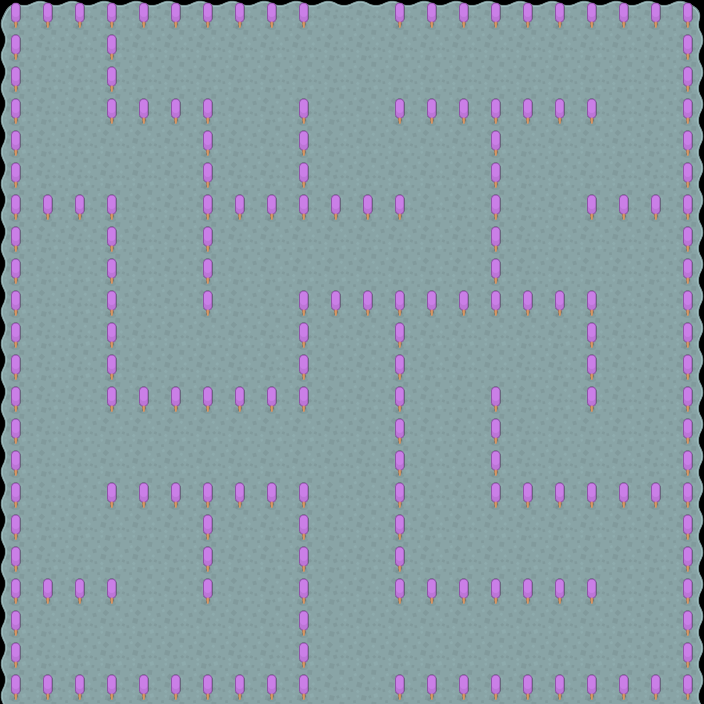

A level layout from a 2D game, rendered from its tile map. Below: a short description, then the map file with its tile-grid data intact:
An orthogonal 22x22 tile map with 32x32 px tiles, 2 tile layers (Tile Layer 1, Trees).

<map version="1.0" orientation="orthogonal" renderorder="right-down" width="22" height="22" tilewidth="32" tileheight="32" nextobjectid="1">
 <tileset firstgid="1" name="mapPack_tilesheet" tilewidth="32" tileheight="32" tilecount="204" columns="17">
  <image source="../Tilesheet/mapPack_tilesheet_small.png" width="544" height="384" />
 </tileset>
 <layer name="Tile Layer 1" width="22" height="22">
  <data encoding="csv">
11,12,12,12,12,12,12,12,12,12,12,12,12,12,12,12,12,12,12,12,12,13,
28,29,29,29,29,29,29,29,29,29,29,29,29,29,29,29,29,29,29,29,29,30,
28,29,29,29,29,29,29,29,29,29,29,29,29,29,29,29,29,29,29,29,29,30,
28,29,29,29,29,29,29,29,29,29,29,29,29,29,29,29,29,29,29,29,29,30,
28,29,29,29,29,29,29,29,29,29,29,29,29,29,29,29,29,29,29,29,29,30,
28,29,29,29,29,29,29,29,29,29,29,29,29,29,29,29,29,29,29,29,29,30,
28,29,29,29,29,29,29,29,29,29,29,29,29,29,29,29,29,29,29,29,29,30,
28,29,29,29,29,29,29,29,29,29,29,29,29,29,29,29,29,29,29,29,29,30,
28,29,29,29,29,29,29,29,29,29,29,29,29,29,29,29,29,29,29,29,29,30,
28,29,29,29,29,29,29,29,29,29,29,29,29,29,29,29,29,29,29,29,29,30,
28,29,29,29,29,29,29,29,29,29,29,29,29,29,29,29,29,29,29,29,29,30,
28,29,29,29,29,29,29,29,29,29,29,29,29,29,29,29,29,29,29,29,29,30,
28,29,29,29,29,29,29,29,29,29,29,29,29,29,29,29,29,29,29,29,29,30,
28,29,29,29,29,29,29,29,29,29,29,29,29,29,29,29,29,29,29,29,29,30,
28,29,29,29,29,29,29,29,29,29,29,29,29,29,29,29,29,29,29,29,29,30,
28,29,29,29,29,29,29,29,29,29,29,29,29,29,29,29,29,29,29,29,29,30,
28,29,29,29,29,29,29,29,29,29,29,29,29,29,29,29,29,29,29,29,29,30,
28,29,29,29,29,29,29,29,29,29,29,29,29,29,29,29,29,29,29,29,29,30,
28,29,29,29,29,29,29,29,29,29,29,29,29,29,29,29,29,29,29,29,29,30,
28,29,29,29,29,29,29,29,29,29,29,29,29,29,29,29,29,29,29,29,29,30,
28,29,29,29,29,29,29,29,29,29,29,29,29,29,29,29,29,29,29,29,29,30,
28,29,29,29,29,29,29,29,29,29,29,29,29,29,29,29,29,29,29,29,29,30
</data>
 </layer>
 <layer name="Trees" width="22" height="22">
  <data encoding="csv">
49,49,49,49,49,49,49,49,49,49,0,0,49,49,49,49,49,49,49,49,49,49,
49,0,0,49,0,0,0,0,0,0,0,0,0,0,0,0,0,0,0,0,0,49,
49,0,0,49,0,0,0,0,0,0,0,0,0,0,0,0,0,0,0,0,0,49,
49,0,0,49,49,49,49,0,0,49,0,0,49,49,49,49,49,49,49,0,0,49,
49,0,0,0,0,0,49,0,0,49,0,0,0,0,0,49,0,0,0,0,0,49,
49,0,0,0,0,0,49,0,0,49,0,0,0,0,0,49,0,0,0,0,0,49,
49,49,49,49,0,0,49,49,49,49,49,49,49,0,0,49,0,0,49,49,49,49,
49,0,0,49,0,0,49,0,0,0,0,0,0,0,0,49,0,0,0,0,0,49,
49,0,0,49,0,0,49,0,0,0,0,0,0,0,0,49,0,0,0,0,0,49,
49,0,0,49,0,0,49,0,0,49,49,49,49,49,49,49,49,49,49,0,0,49,
49,0,0,49,0,0,0,0,0,49,0,0,49,0,0,0,0,0,49,0,0,49,
49,0,0,49,0,0,0,0,0,49,0,0,49,0,0,0,0,0,49,0,0,49,
49,0,0,49,49,49,49,49,49,49,0,0,49,0,0,49,0,0,49,0,0,49,
49,0,0,0,0,0,0,0,0,0,0,0,49,0,0,49,0,0,0,0,0,49,
49,0,0,0,0,0,0,0,0,0,0,0,49,0,0,49,0,0,0,0,0,49,
49,0,0,49,49,49,49,49,49,49,0,0,49,0,0,49,49,49,49,49,49,49,
49,0,0,0,0,0,49,0,0,49,0,0,49,0,0,0,0,0,0,0,0,49,
49,0,0,0,0,0,49,0,0,49,0,0,49,0,0,0,0,0,0,0,0,49,
49,49,49,49,0,0,49,0,0,49,0,0,49,49,49,49,49,49,49,0,0,49,
49,0,0,0,0,0,0,0,0,49,0,0,0,0,0,0,0,0,0,0,0,49,
49,0,0,0,0,0,0,0,0,49,0,0,0,0,0,0,0,0,0,0,0,49,
49,49,49,49,49,49,49,49,49,49,0,0,49,49,49,49,49,49,49,49,49,49
</data>
 </layer>
</map>
